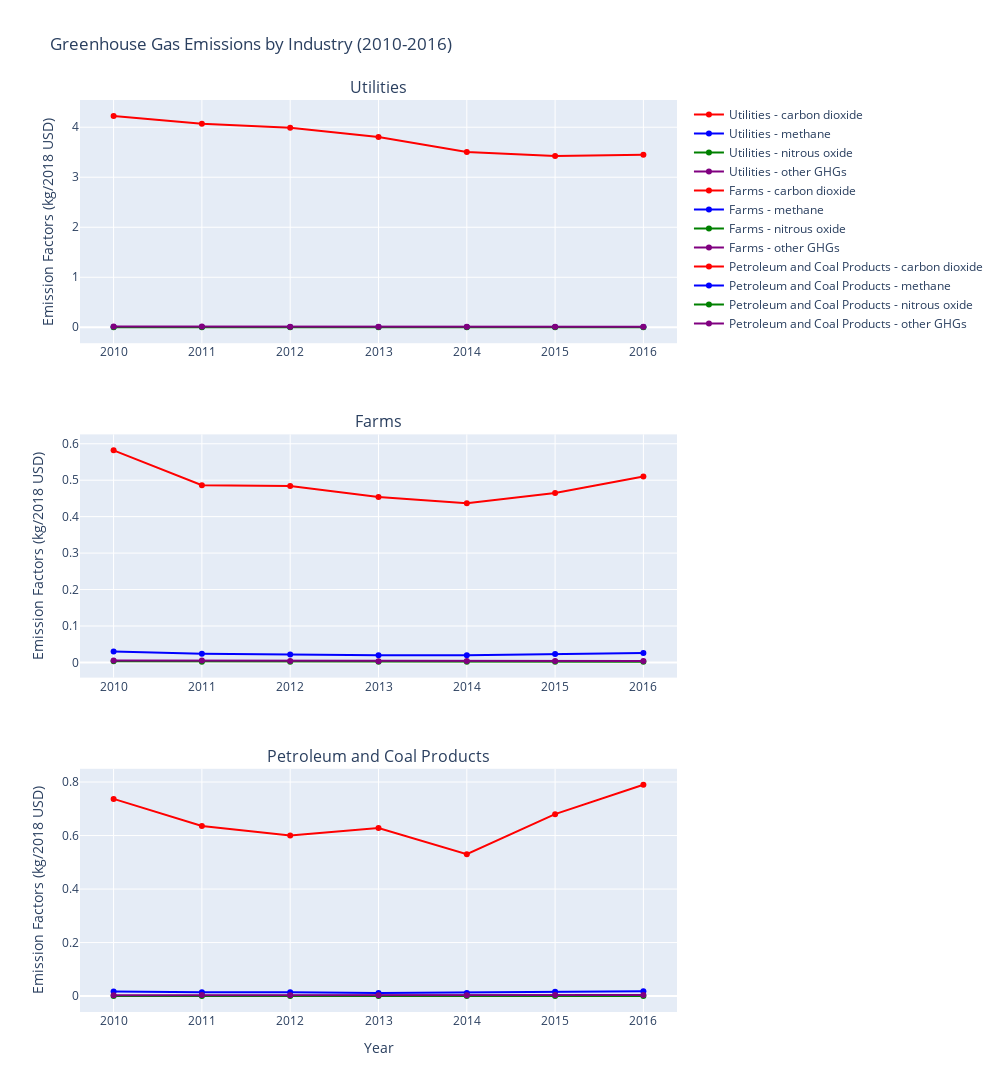

Notebook code cell kept with this figure:
### Markdown cell above
# Create Multi-Industry Emissions Visualization
This cell generates an interactive plot with multiple subplots showcasing emissions data for various industries across years.

### Code cell
import pandas as pd
import plotly.graph_objs as go
from plotly.subplots import make_subplots

# Read the CSV files
utilities_df = pd.read_csv('2016_ind.csv')
farms_df = pd.read_csv('frm_ind.csv')
petroleum_df = pd.read_csv('pet_ind.csv')

# Function to create interactive subplot visualization
def create_multi_industry_visualization(utilities_df, farms_df, petroleum_df):
    # Prepare data for each industry
    industries = {
        'Utilities': utilities_df,
        'Farms': farms_df,
        'Petroleum and Coal Products': petroleum_df
    }
    
    # Create subplots
    fig = make_subplots(
        rows=3, cols=1, 
        subplot_titles=list(industries.keys()),
        vertical_spacing=0.1
    )
    
    # Color palette for substances
    colors = {
        'carbon dioxide': 'red',
        'methane': 'blue', 
        'nitrous oxide': 'green',
        'other GHGs': 'purple'
    }
    
    # Add traces for each industry
    for idx, (industry, df) in enumerate(industries.items(), 1):
        substances = df['Substance'].unique()
        
        for substance in substances:
            subset = df[df['Substance'] == substance]
            fig.add_trace(
                go.Scatter(
                    x=subset['Year'], 
                    y=subset['Supply Chain Emission Factors with Margins'],
                    mode='lines+markers',
                    name=f'{industry} - {substance}',
                    line=dict(color=colors.get(substance, 'gray')),
                    hovertemplate=f'{industry} - {substance}<br>Year: %{{x}}<br>Emission Factor: %{{y:.4f}} kg/2018 USD<extra></extra>'
                ),
                row=idx, col=1
            )
    
    # Update layout
    fig.update_layout(
        height=1200, 
        width=1000, 
        title_text='Greenhouse Gas Emissions by Industry (2010-2016)',
        showlegend=True,
        hovermode='closest'
    )
    
    # Update y-axes titles
    fig.update_yaxes(title_text='Emission Factors (kg/2018 USD)', row=1, col=1)
    fig.update_yaxes(title_text='Emission Factors (kg/2018 USD)', row=2, col=1)
    fig.update_yaxes(title_text='Emission Factors (kg/2018 USD)', row=3, col=1)
    
    # Update x-axes titles
    fig.update_xaxes(title_text='Year', row=3, col=1)
    
    # Save the interactive plot
    fig.write_html('multi_industry_emissions.html')
    print("Interactive visualization saved as 'multi_industry_emissions.html'")
    fig.show()

# Generate visualization
create_multi_industry_visualization(utilities_df, farms_df, petroleum_df)

### Figure 1 — Plotly figure (JSON) as saved in the notebook; plotly's stock layout.template omitted (floating-point values rounded to 4 significant figures)
{"data": [{"hovertemplate": "Utilities - carbon dioxide<br>Year: %{x}<br>Emission Factor: %{y:.4f} kg/2018 USD<extra></extra>", "line": {"color": "red"}, "mode": "lines+markers", "name": "Utilities - carbon dioxide", "type": "scatter", "x": [2016, 2015, 2014, 2013, 2012, 2011, 2010], "xaxis": "x", "y": [3.448, 3.425, 3.505, 3.804, 3.988, 4.068, 4.226], "yaxis": "y"}, {"hovertemplate": "Utilities - methane<br>Year: %{x}<br>Emission Factor: %{y:.4f} kg/2018 USD<extra></extra>", "line": {"color": "blue"}, "mode": "lines+markers", "name": "Utilities - methane", "type": "scatter", "x": [2016, 2015, 2014, 2013, 2012, 2011, 2010], "xaxis": "x", "y": [0.005, 0.006, 0.006, 0.006, 0.006, 0.007, 0.008], "yaxis": "y"}, {"hovertemplate": "Utilities - nitrous oxide<br>Year: %{x}<br>Emission Factor: %{y:.4f} kg/2018 USD<extra></extra>", "line": {"color": "green"}, "mode": "lines+markers", "name": "Utilities - nitrous oxide", "type": "scatter", "x": [2016, 2015, 2014, 2013, 2012, 2011, 2010], "xaxis": "x", "y": [0, 0, 0, 0, 0, 0, 0], "yaxis": "y"}, {"hovertemplate": "Utilities - other GHGs<br>Year: %{x}<br>Emission Factor: %{y:.4f} kg/2018 USD<extra></extra>", "line": {"color": "purple"}, "mode": "lines+markers", "name": "Utilities - other GHGs", "type": "scatter", "x": [2016, 2015, 2014, 2013, 2012, 2011, 2010], "xaxis": "x", "y": [0.011, 0.011, 0.011, 0.012, 0.013, 0.015, 0.014], "yaxis": "y"}, {"hovertemplate": "Farms - carbon dioxide<br>Year: %{x}<br>Emission Factor: %{y:.4f} kg/2018 USD<extra></extra>", "line": {"color": "red"}, "mode": "lines+markers", "name": "Farms - carbon dioxide", "type": "scatter", "x": [2016, 2015, 2014, 2013, 2012, 2011, 2010], "xaxis": "x2", "y": [0.51, 0.465, 0.437, 0.454, 0.484, 0.486, 0.582], "yaxis": "y2"}, {"hovertemplate": "Farms - methane<br>Year: %{x}<br>Emission Factor: %{y:.4f} kg/2018 USD<extra></extra>", "line": {"color": "blue"}, "mode": "lines+markers", "name": "Farms - methane", "type": "scatter", "x": [2016, 2015, 2014, 2013, 2012, 2011, 2010], "xaxis": "x2", "y": [0.026, 0.023, 0.02, 0.02, 0.022, 0.024, 0.03], "yaxis": "y2"}, {"hovertemplate": "Farms - nitrous oxide<br>Year: %{x}<br>Emission Factor: %{y:.4f} kg/2018 USD<extra></extra>", "line": {"color": "green"}, "mode": "lines+markers", "name": "Farms - nitrous oxide", "type": "scatter", "x": [2016, 2015, 2014, 2013, 2012, 2011, 2010], "xaxis": "x2", "y": [0.002, 0.002, 0.002, 0.002, 0.002, 0.002, 0.003], "yaxis": "y2"}, {"hovertemplate": "Farms - other GHGs<br>Year: %{x}<br>Emission Factor: %{y:.4f} kg/2018 USD<extra></extra>", "line": {"color": "purple"}, "mode": "lines+markers", "name": "Farms - other GHGs", "type": "scatter", "x": [2016, 2015, 2014, 2013, 2012, 2011, 2010], "xaxis": "x2", "y": [0.004, 0.004, 0.004, 0.003, 0.004, 0.005, 0.005], "yaxis": "y2"}, {"hovertemplate": "Petroleum and Coal Products - carbon dioxide<br>Year: %{x}<br>Emission Factor: %{y:.4f} kg/2018 USD<extra></extra>", "line": {"color": "red"}, "mode": "lines+markers", "name": "Petroleum and Coal Products - carbon dioxide", "type": "scatter", "x": [2016, 2015, 2014, 2013, 2012, 2011, 2010], "xaxis": "x3", "y": [0.79, 0.68, 0.53, 0.628, 0.6, 0.636, 0.737], "yaxis": "y3"}, {"hovertemplate": "Petroleum and Coal Products - methane<br>Year: %{x}<br>Emission Factor: %{y:.4f} kg/2018 USD<extra></extra>", "line": {"color": "blue"}, "mode": "lines+markers", "name": "Petroleum and Coal Products - methane", "type": "scatter", "x": [2016, 2015, 2014, 2013, 2012, 2011, 2010], "xaxis": "x3", "y": [0.018, 0.016, 0.012, 0.012, 0.014, 0.014, 0.017], "yaxis": "y3"}, {"hovertemplate": "Petroleum and Coal Products - nitrous oxide<br>Year: %{x}<br>Emission Factor: %{y:.4f} kg/2018 USD<extra></extra>", "line": {"color": "green"}, "mode": "lines+markers", "name": "Petroleum and Coal Products - nitrous oxide", "type": "scatter", "x": [2016, 2015, 2014, 2013, 2012, 2011, 2010], "xaxis": "x3", "y": [0, 0, 0, 0, 0, 0, 0], "yaxis": "y3"}, {"hovertemplate": "Petroleum and Coal Products - other GHGs<br>Year: %{x}<br>Emission Factor: %{y:.4f} kg/2018 USD<extra></extra>", "line": {"color": "purple"}, "mode": "lines+markers", "name": "Petroleum and Coal Products - other GHGs", "type": "scatter", "x": [2016, 2015, 2014, 2013, 2012, 2011, 2010], "xaxis": "x3", "y": [0.004, 0.004, 0.003, 0.003, 0.003, 0.004, 0.003], "yaxis": "y3"}], "layout": {"annotations": [{"font": {"size": 16}, "showarrow": false, "text": "Utilities", "x": 0.5, "xanchor": "center", "xref": "paper", "y": 1, "yanchor": "bottom", "yref": "paper"}, {"font": {"size": 16}, "showarrow": false, "text": "Farms", "x": 0.5, "xanchor": "center", "xref": "paper", "y": 0.6333, "yanchor": "bottom", "yref": "paper"}, {"font": {"size": 16}, "showarrow": false, "text": "Petroleum and Coal Products", "x": 0.5, "xanchor": "center", "xref": "paper", "y": 0.2667, "yanchor": "bottom", "yref": "paper"}], "height": 1200, "hovermode": "closest", "showlegend": true, "title": {"text": "Greenhouse Gas Emissions by Industry (2010-2016)"}, "width": 1000, "xaxis": {"anchor": "y", "domain": [0, 1]}, "xaxis2": {"anchor": "y2", "domain": [0, 1]}, "xaxis3": {"anchor": "y3", "domain": [0, 1], "title": {"text": "Year"}}, "yaxis": {"anchor": "x", "domain": [0.7333, 1], "title": {"text": "Emission Factors (kg/2018 USD)"}}, "yaxis2": {"anchor": "x2", "domain": [0.3667, 0.6333], "title": {"text": "Emission Factors (kg/2018 USD)"}}, "yaxis3": {"anchor": "x3", "domain": [0, 0.2667], "title": {"text": "Emission Factors (kg/2018 USD)"}}}}
